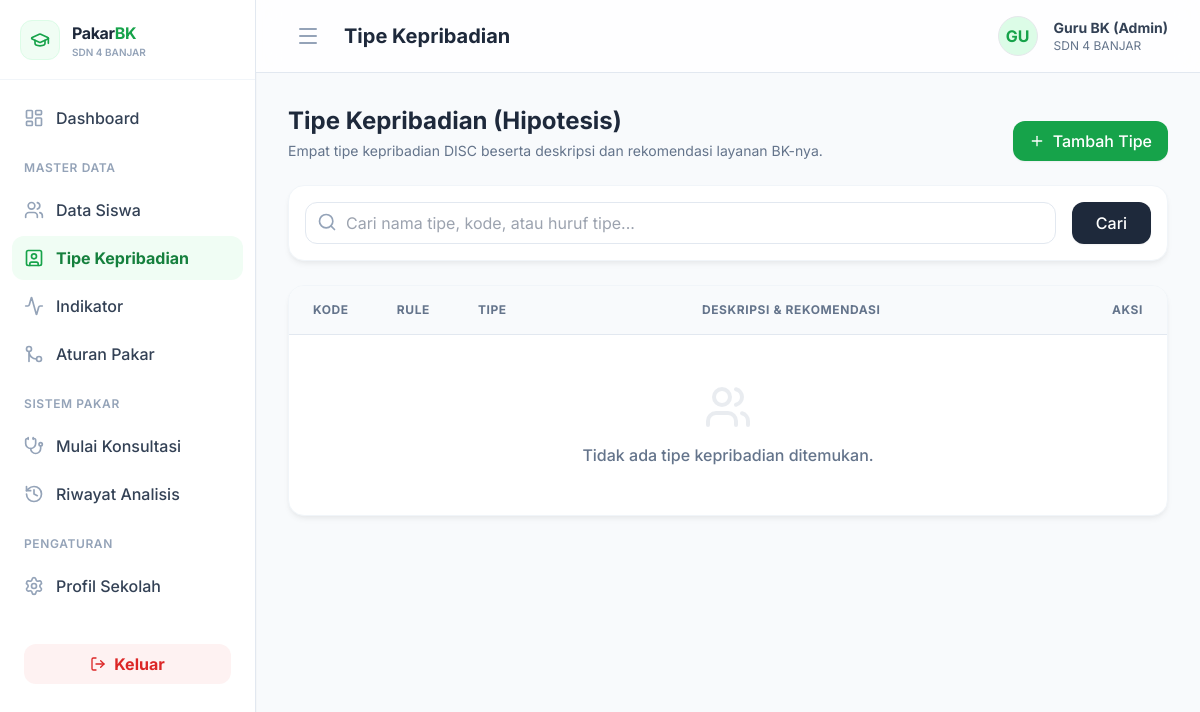
/index.php?page=kepribadian (signed in), run on an earlier commit of the app's database.
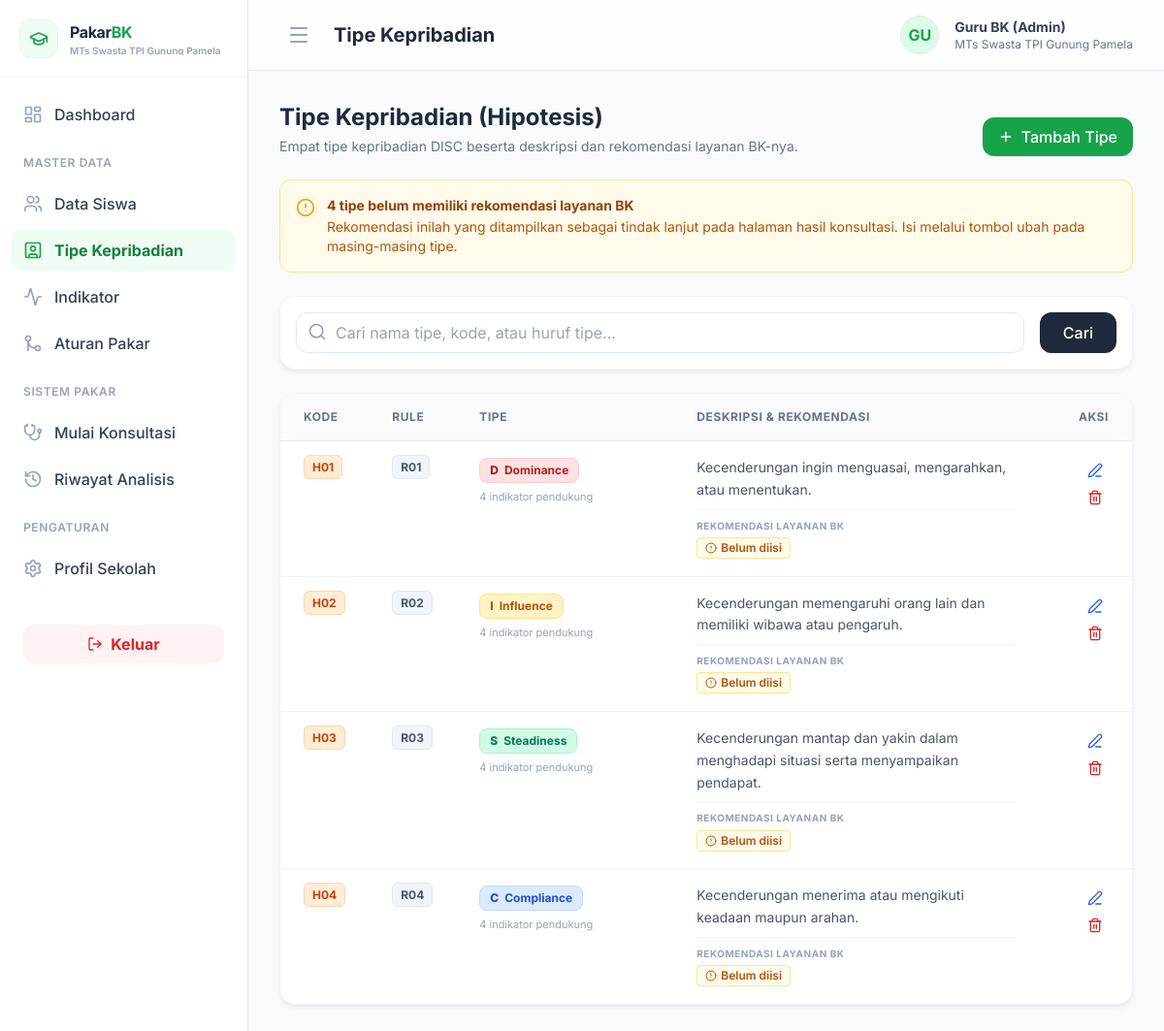
And on a later commit of the database.
### tables this page shows
CREATE TABLE `kepribadian` (
  `id_kepribadian` int NOT NULL AUTO_INCREMENT,
  `kode`           varchar(5)  NOT NULL,
  `kode_rule`      varchar(5)  NOT NULL,
  `tipe`           enum('D','I','S','C') NOT NULL,
  `nama`           varchar(50) NOT NULL,
  `deskripsi`      text,
  `rekomendasi`    text,
  PRIMARY KEY (`id_kepribadian`),
  UNIQUE KEY `kode` (`kode`),
  UNIQUE KEY `kode_rule` (`kode_rule`),
  UNIQUE KEY `tipe` (`tipe`)
);

### config/koneksi.php (called while the page is built, shortened)
<?php
spl_autoload_register(function ($class_name) {
    $file = __DIR__ . '/../models/' . $class_name . '.php';
});

### models/Kepribadian.php (called while the page is built, shortened)
<?php
class Kepribadian
{
    private $db;
    public function __construct($db)
    {
        $this->db = $db;
    }
    public function getAllKepribadian()
    {
        $stmt = $this->db->prepare("SELECT * FROM kepribadian ORDER BY kode ASC");
        $stmt->execute();
        return $stmt->fetchAll();
    }
    public function getKepribadianPaginated($keyword = '', $limit = 10, $offset = 0)
    {
        $sql    = "SELECT * FROM kepribadian WHERE 1=1";
        $sql .= " ORDER BY kode ASC LIMIT :limit OFFSET :offset";
        $stmt = $this->db->prepare($sql);
        $stmt->bindValue(':limit',  (int) $limit,  PDO::PARAM_INT);
        $stmt->bindValue(':offset', (int) $offset, PDO::PARAM_INT);
        $stmt->execute();
        return $stmt->fetchAll();
    }
    public function countKepribadian($keyword = '')
    {
        $sql    = "SELECT COUNT(*) as total FROM kepribadian WHERE 1=1";
        $params = [];
        $stmt = $this->db->prepare($sql);
        $stmt->execute($params);
        $row = $stmt->fetch();
        return $row['total'];
    }
}

### models/Aturan.php (called while the page is built, shortened)
<?php
class Aturan
{
    private $db;
    public function __construct($db)
    {
        $this->db = $db;
    }
    public function getAturanByKepribadian($id_kepribadian)
    {
        $stmt = $this->db->prepare("
            SELECT a.*, g.kode_gejala, g.nama_gejala
              FROM aturan a
              JOIN gejala g ON a.id_gejala = g.id_gejala
             WHERE a.id_kepribadian = :id_kepribadian
             ORDER BY g.kode_gejala ASC
        ");
        $stmt->bindParam(':id_kepribadian', $id_kepribadian);
        $stmt->execute();
        return $stmt->fetchAll();
    }
}

### pages/master/kepribadian.php (the view, shortened to what the changed rows need)
<?php
$kepribadianModel = new Kepribadian($db);
$aturanModel      = new Aturan($db);
$keyword  = isset($_GET['q']) ? trim($_GET['q']) : '';
$page_num = isset($_GET['p']) ? (int) $_GET['p'] : 1;
$limit  = 10;
$offset = ($page_num - 1) * $limit;
$totalData   = $kepribadianModel->countKepribadian($keyword);
$dataKepribadian = $kepribadianModel->getKepribadianPaginated($keyword, $limit, $offset);
$belumDiisi = function ($teks) {
    return $teks === null || trim($teks) === '' || str_starts_with(trim($teks), '[BELUM DIISI]');
};
$warnaTipe = [
    'D' => 'bg-red-100 text-red-700 border-red-200',
    'I' => 'bg-amber-100 text-amber-700 border-amber-200',
    'S' => 'bg-emerald-100 text-emerald-700 border-emerald-200',
    'C' => 'bg-blue-100 text-blue-700 border-blue-200',
];
?>
<div class="mb-6 flex flex-col md:flex-row md:justify-between md:items-end gap-4">
    <div>
        <h2 class="text-2xl font-bold text-slate-800">Tipe Kepribadian (Hipotesis)</h2>
    </div>
</div>
<?php
$jumlahBelum = 0;
foreach ($kepribadianModel->getAllKepribadian() as $k) {
    if ($belumDiisi($k['rekomendasi'])) $jumlahBelum++;
}
?>
<?php if($jumlahBelum > 0): ?>
<div class="bg-amber-50 border border-amber-200 rounded-xl p-4 mb-6 flex items-start gap-3">
    <i data-lucide="alert-circle" class="w-5 h-5 text-amber-500 shrink-0 mt-0.5"></i>
    <div class="text-sm">
        <p class="font-bold text-amber-800"><?= $jumlahBelum ?> tipe belum memiliki rekomendasi layanan BK</p>
        <p class="text-amber-700 mt-0.5">Rekomendasi inilah yang ditampilkan sebagai tindak lanjut pada halaman hasil konsultasi. Isi melalui tombol ubah pada masing-masing tipe.</p>
    </div>
</div>
<?php endif; ?>
<div class="card overflow-hidden mb-6">
    <div class="overflow-x-auto">
        <table class="w-full text-left border-collapse">
            <thead>
                <tr class="bg-slate-50 border-b border-slate-200">
                    <th class="px-6 py-4 text-xs font-bold text-slate-500 uppercase tracking-wider w-20">Kode</th>
                    <th class="px-6 py-4 text-xs font-bold text-slate-500 uppercase tracking-wider w-20">Rule</th>
                    <th class="px-6 py-4 text-xs font-bold text-slate-500 uppercase tracking-wider w-56">Tipe</th>
                    <th class="px-6 py-4 text-xs font-bold text-slate-500 uppercase tracking-wider">Deskripsi &amp; Rekomendasi</th>
                    <th class="px-6 py-4 text-xs font-bold text-slate-500 uppercase tracking-wider text-right w-24">Aksi</th>
                </tr>
            </thead>
            <tbody class="divide-y divide-slate-100">
                <?php foreach($dataKepribadian as $row):
                    $jmlIndikator = count($aturanModel->getAturanByKepribadian($row['id_kepribadian']));
                    $cls = $warnaTipe[$row['tipe']] ?? 'bg-slate-100 text-slate-700 border-slate-200';
                ?>
                <tr class="hover:bg-slate-50/50 transition-colors">
                    <td class="px-6 py-4 text-sm align-top">
                        <span class="bg-orange-100 text-orange-700 px-2 py-1 rounded-md text-xs font-bold border border-orange-200"><?= htmlspecialchars($row['kode']) ?></span>
                    </td>
                    <td class="px-6 py-4 text-sm align-top">
                        <span class="bg-slate-100 text-slate-600 px-2 py-1 rounded-md text-xs font-bold border border-slate-200"><?= htmlspecialchars($row['kode_rule']) ?></span>
                    </td>
                    <td class="px-6 py-4 align-top">
                        <span class="inline-flex items-center gap-1.5 px-2.5 py-1 rounded-lg text-xs font-bold border <?= $cls ?>">
                            <span class="font-extrabold"><?= htmlspecialchars($row['tipe']) ?></span>
                            <?= htmlspecialchars($row['nama']) ?>
                        </span>
                        <p class="text-[11px] text-slate-400 mt-1.5"><?= $jmlIndikator ?> indikator pendukung</p>
                    </td>
                    <td class="px-6 py-4 text-sm text-slate-600 leading-relaxed align-top">
                        <p><?= nl2br(htmlspecialchars($row['deskripsi'])) ?></p>
                        <div class="mt-2 pt-2 border-t border-slate-100">
                            <p class="text-[10px] font-bold text-slate-400 uppercase tracking-wider mb-1">Rekomendasi Layanan BK</p>
                            <?php if($belumDiisi($row['rekomendasi'])): ?>
                                <span class="inline-flex items-center gap-1 text-xs font-semibold text-amber-700 bg-amber-50 border border-amber-200 px-2 py-0.5 rounded">
                                    <i data-lucide="alert-circle" class="w-3 h-3"></i> Belum diisi
                                </span>
                            <?php else: ?>
                                <p class="text-xs text-slate-600"><?= nl2br(htmlspecialchars($row['rekomendasi'])) ?></p>
                            <?php endif; ?>
                        </div>
                    </td>
                    <td class="px-6 py-4 text-sm text-right align-top">
                        <button onclick='editKepribadian(<?= json_encode([
                            "id"          => $row["id_kepribadian"],
                            "kode"        => $row["kode"],
                            "kode_rule"   => $row["kode_rule"],
                            "tipe"        => $row["tipe"],
                            "nama"        => $row["nama"],
                            "deskripsi"   => $row["deskripsi"],
                            "rekomendasi" => $belumDiisi($row["rekomendasi"]) ? "" : $row["rekomendasi"],
                        ], JSON_HEX_APOS | JSON_HEX_QUOT) ?>)' class="text-blue-600 hover:text-blue-800 p-1.5 rounded-md hover:bg-blue-50 transition-colors" title="Ubah Data">
                            <i data-lucide="edit-3" class="w-4 h-4"></i>
                        </button>
                        <button onclick="confirmHapus(<?= $row['id_kepribadian'] ?>)" class="text-red-600 hover:text-red-800 p-1.5 rounded-md hover:bg-red-50 transition-colors ml-1 inline-block" title="Hapus Data">
                            <i data-lucide="trash-2" class="w-4 h-4"></i>
                        </button>
                    </td>
                </tr>
                <?php endforeach; ?>
                <?php if(count($dataKepribadian) == 0): ?>
                <tr>
                    <td colspan="5" class="px-6 py-12 text-center">
                        <div class="flex flex-col items-center justify-center text-slate-400">
                            <i data-lucide="users" class="w-12 h-12 mb-3 opacity-20"></i>
                            <p class="text-slate-500 font-medium">Tidak ada tipe kepribadian ditemukan.</p>
                        </div>
                    </td>
                </tr>
                <?php endif; ?>
            </tbody>
        </table>
    </div>
</div>

### layouts/sidebar.php
<aside id="sidebar" class="w-64 bg-white border-r border-slate-200 flex flex-col h-full shrink-0 shadow-sm z-10 transition-all duration-300 overflow-hidden">
    <div class="h-20 flex items-center px-5 border-b border-slate-100 sidebar-logo gap-3">
        <?php if (!empty($GLOBALS['admin_profile']['logo_sekolah']) && file_exists($GLOBALS['admin_profile']['logo_sekolah'])): ?>
            <img src="<?= $GLOBALS['admin_profile']['logo_sekolah'] ?>" class="w-10 h-10 object-contain shrink-0 rounded" alt="Logo Sekolah">
        <?php else: ?>
            <div class="w-10 h-10 bg-brand-50 rounded-xl flex items-center justify-center border border-brand-100 shrink-0">
                <i data-lucide="graduation-cap" class="text-brand-600 w-5 h-5"></i>
            </div>
        <?php endif; ?>
        <div class="overflow-hidden menu-text">
            <span class="font-bold text-base tracking-tight text-slate-800 block leading-tight">Pakar<span class="text-brand-600">BK</span></span>
            <?php if (!empty($GLOBALS['admin_profile']['nama_sekolah'])): ?>
                <span class="text-[10px] font-semibold text-slate-400 block truncate leading-none mt-1"><?= htmlspecialchars($GLOBALS['admin_profile']['nama_sekolah']) ?></span>
            <?php endif; ?>
        </div>
    </div>
    <nav class="flex-1 overflow-y-auto py-4 px-3 space-y-1 overflow-x-hidden">
        <?php
            function getMenuClass($current_page, $menu_page) {
                if ($current_page === $menu_page) {
                    return 'flex items-center px-3 py-2.5 rounded-xl font-bold bg-brand-50 text-brand-700 transition-colors group';
                }
                return 'flex items-center px-3 py-2.5 rounded-xl hover:bg-brand-50 text-slate-700 hover:text-brand-700 font-medium transition-colors group';
            }
            function getIconClass($current_page, $menu_page) {
                if ($current_page === $menu_page) {
                    return 'w-5 h-5 mr-3 shrink-0 text-brand-600';
                }
                return 'w-5 h-5 mr-3 shrink-0 text-slate-400 group-hover:text-brand-600 transition-colors';
            }
        ?>
        <a href="index.php?page=dashboard" class="<?= getMenuClass($page, 'dashboard') ?>" title="Dashboard">
            <i data-lucide="layout-dashboard" class="<?= getIconClass($page, 'dashboard') ?>"></i>
            <span class="menu-text whitespace-nowrap">Dashboard</span>
        </a>
        <div class="pt-4 pb-2 px-3 menu-text">
            <p class="text-xs font-semibold text-slate-400 uppercase tracking-wider whitespace-nowrap">Master Data</p>
        </div>
        <a href="index.php?page=siswa" class="<?= getMenuClass($page, 'siswa') ?>" title="Data Siswa">
            <i data-lucide="users" class="<?= getIconClass($page, 'siswa') ?>"></i>
            <span class="menu-text whitespace-nowrap">Data Siswa</span>
        </a>
        <a href="index.php?page=kepribadian" class="<?= getMenuClass($page, 'kepribadian') ?>" title="Tipe Kepribadian">
            <i data-lucide="user-square" class="<?= getIconClass($page, 'kepribadian') ?>"></i>
            <span class="menu-text whitespace-nowrap">Tipe Kepribadian</span>
        </a>
        <a href="index.php?page=gejala" class="<?= getMenuClass($page, 'gejala') ?>" title="Indikator">
            <i data-lucide="activity" class="<?= getIconClass($page, 'gejala') ?>"></i>
            <span class="menu-text whitespace-nowrap">Indikator</span>
        </a>
        <a href="index.php?page=aturan" class="<?= getMenuClass($page, 'aturan') ?>" title="Aturan Pakar">
            <i data-lucide="git-merge" class="<?= getIconClass($page, 'aturan') ?>"></i>
            <span class="menu-text whitespace-nowrap">Aturan Pakar</span>
        </a>
        <div class="pt-4 pb-2 px-3 menu-text">
            <p class="text-xs font-semibold text-slate-400 uppercase tracking-wider whitespace-nowrap">Sistem Pakar</p>
        </div>
        <a href="index.php?page=konsultasi" class="<?= getMenuClass($page, 'konsultasi') ?>" title="Mulai Konsultasi">
            <i data-lucide="stethoscope" class="<?= getIconClass($page, 'konsultasi') ?>"></i>
            <span class="menu-text whitespace-nowrap">Mulai Konsultasi</span>
        </a>
        <a href="index.php?page=riwayat" class="<?= getMenuClass($page, 'riwayat') ?>" title="Riwayat Analisis">
            <i data-lucide="history" class="<?= getIconClass($page, 'riwayat') ?>"></i>
            <span class="menu-text whitespace-nowrap">Riwayat Analisis</span>
        </a>
        <div class="pt-4 pb-2 px-3 menu-text">
            <p class="text-xs font-semibold text-slate-400 uppercase tracking-wider whitespace-nowrap">Pengaturan</p>
        </div>
        <a href="index.php?page=profil" class="<?= getMenuClass($page, 'profil') ?>" title="Profil Sekolah">
            <i data-lucide="settings" class="<?= getIconClass($page, 'profil') ?>"></i>
            <span class="menu-text whitespace-nowrap">Profil Sekolah</span>
        </a>
        <div class="pt-8 px-3">
            <a href="index.php?page=logout" class="flex items-center justify-center w-full px-4 py-2 bg-red-50 text-red-600 hover:bg-red-100 font-bold rounded-xl transition-colors" title="Keluar">
                <i data-lucide="log-out" class="w-4 h-4 shrink-0"></i>
                <span class="menu-text whitespace-nowrap ml-2">Keluar</span>
            </a>
        </div>
    </nav>
</aside>
<main class="flex-1 overflow-y-auto bg-slate-50 relative flex flex-col h-screen">
    <header class="bg-white/80 backdrop-blur-md border-b border-slate-200 sticky top-0 z-10 px-8 py-4 flex justify-between items-center shrink-0">
        <div class="flex items-center">
            <button id="toggleSidebar" class="mr-4 p-2 rounded-lg text-slate-400 hover:text-brand-600 hover:bg-brand-50 transition-colors">
                <i data-lucide="menu" class="w-6 h-6"></i>
            </button>
            <h2 class="text-xl font-bold text-slate-800" id="page-title">Dashboard</h2>
        </div>
        <div class="flex items-center space-x-4">
            <?php if (!empty($GLOBALS['admin_profile']['logo_sekolah']) && file_exists($GLOBALS['admin_profile']['logo_sekolah'])): ?>
                <img src="<?= $GLOBALS['admin_profile']['logo_sekolah'] ?>" class="w-10 h-10 rounded-full object-cover border border-slate-200" alt="Logo">
            <?php else: ?>
                <div class="w-10 h-10 rounded-full bg-brand-100 flex items-center justify-center text-brand-600 font-bold border border-brand-200">
                    <?= strtoupper(substr($GLOBALS['admin_profile']['nama_lengkap'] ?? 'BK', 0, 2)) ?>
                </div>
            <?php endif; ?>
            <div>
                <p class="text-sm font-bold text-slate-700"><?= htmlspecialchars($GLOBALS['admin_profile']['nama_lengkap'] ?? 'Guru BK') ?></p>
                <p class="text-xs text-slate-500"><?= htmlspecialchars($GLOBALS['admin_profile']['nama_sekolah'] ?? 'Administrator') ?></p>
            </div>
        </div>
    </header>
    <div class="p-8">

What changed in the data, as far as the page shows it:
added kepribadian: kode "H01", kode_rule "R01", tipe "D", nama "Dominance", jmlIndikator "4", deskripsi "Kecenderungan ingin menguasai, mengarahkan, atau menentukan.", shows "Belum diisi"
added kepribadian: kode "H02", kode_rule "R02", tipe "I", nama "Influence", jmlIndikator "4", deskripsi "Kecenderungan memengaruhi orang lain dan memiliki wibawa atau pengaruh.", shows "Belum diisi"
added kepribadian: kode "H03", kode_rule "R03", tipe "S", nama "Steadiness", jmlIndikator "4", deskripsi "Kecenderungan mantap dan yakin dalam menghadapi situasi serta menyampaikan pendapat.", shows "Belum diisi"
added kepribadian: kode "H04", kode_rule "R04", tipe "C", nama "Compliance", jmlIndikator "4", deskripsi "Kecenderungan menerima atau mengikuti keadaan maupun arahan.", shows "Belum diisi"
Also different on the page:
$GLOBALS['admin_profile']['nama_sekolah']: "SDN 4 BANJAR" → "MTs Swasta TPI Gunung Pamela"
$jumlahBelum: (not shown) → "4"
text no longer shown: "Tidak ada tipe kepribadian ditemukan."
text now shown: "tipe belum memiliki rekomendasi layanan BK Rekomendasi inilah yang ditampilkan sebagai tindak lanjut pada halaman hasil konsultasi. Isi melalui tombol ubah pada masing-masing tipe."
